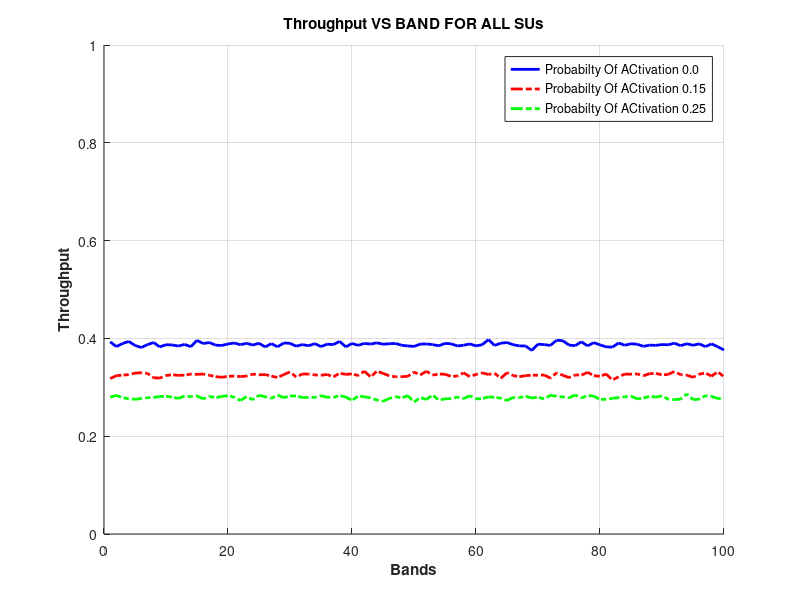
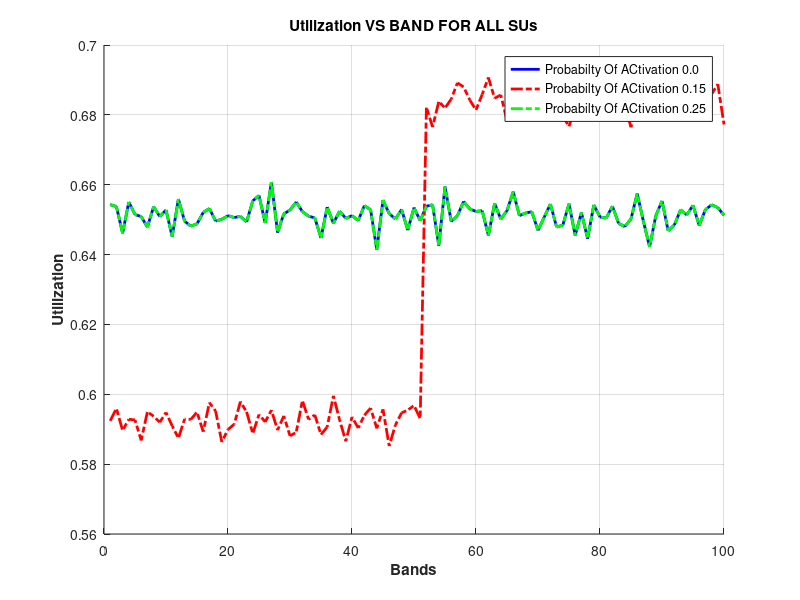
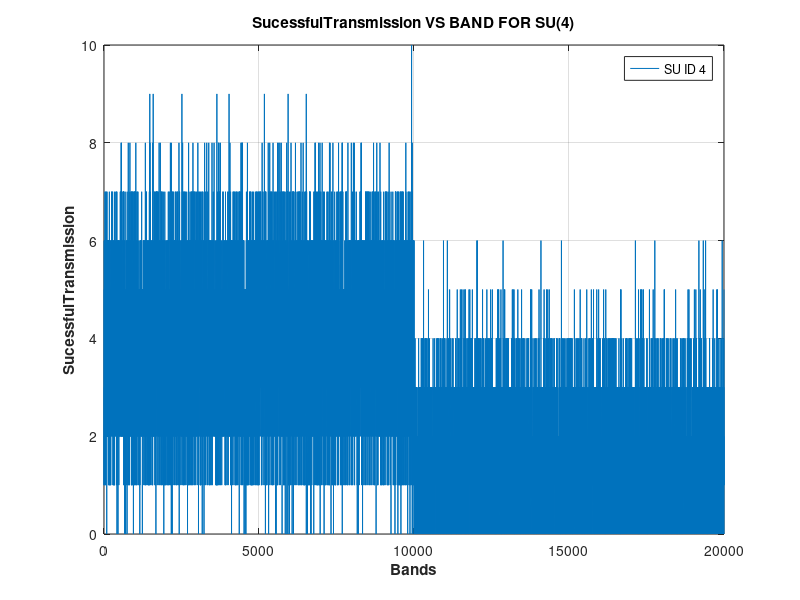
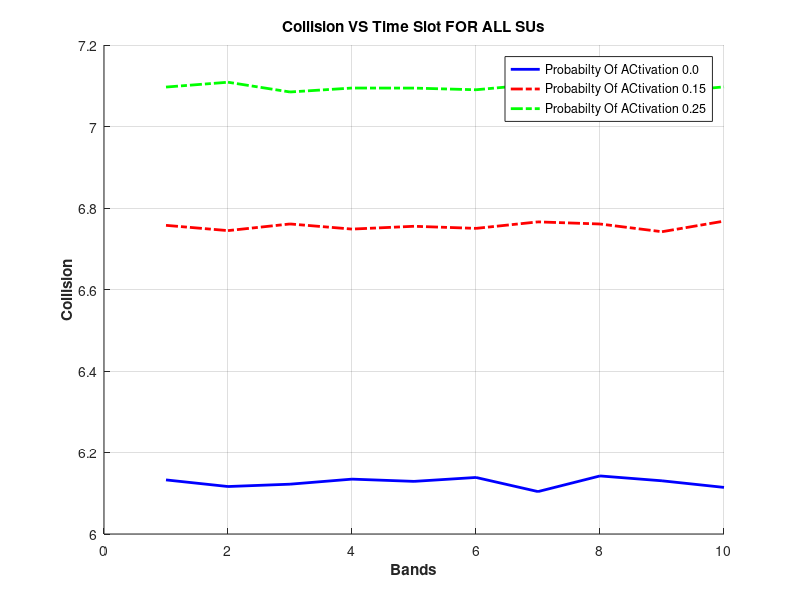

Recreate these plots in MATLAB, in order. (Note: this script raises an error after producing the figures.)
% Ploting Throughput Results 
%%%%%%%% names of the files that will be imported 
Throughput25 = csvread ('THROUGHPUT_VS_BAND_FOR_ALLSUs_PPU(.25).csv'); 
Throughput15 = csvread ('THROUGHPUT_VS_BAND_FOR_ALLSUs_PPU(.15).csv'); 
Throughput00 = csvread ('THROUGHPUT_VS_BAND_FOR_ALLSUs_PPU(.0).csv'); 


%%%%%%% importing the first colume of each trail to get the graph going on 

x1= Throughput00 (:,1) ;% this is the results from probabilty of 0.0 
y1= Throughput15 (:,1) ;% this is the results from probabilty of 0.15
z1= Throughput25 (:,1) ;% this is the results from probabilty of 0.25

%%%%%%%%%% the Drawing process 
figure(1)
hold on;
plot(x1,'Color','blue','LineWidth',2.0);
plot(y1,'Color','red','linewidth',2.0,'LineStyle','-.');
plot(z1,'Color','green','LineWidth',2.0,'LineStyle','-.');
xlabel('Bands','Fontweight','Bold');
ylabel('Throughput','Fontweight','Bold');
title ('Throughput VS BAND FOR ALL SUs','Fontweight','Bold');
legend ('Probabilty Of ACtivation 0.0 ','Probabilty Of ACtivation 0.15','Probabilty Of ACtivation 0.25 ');
axis([0 100 0 1]) ; 
grid on;
hold off;
%%%%%%%%%%%%%%%%%%%%%%%%%%%%%%%%%%%%%%%%%%%%%%%%%%%%%%%%%%%%%%%%%%%%%%%%%%%%%%%%%%%%%%%%%%
%%%%%%%%%%%%%%%%%%%%%%%%%%%%%%%%%%%%%%%%%%%%%%%%%%%%%%%%%%%%%%%%%%%%%%%%%%%%%%%%%%%%%%%%%%
%%%%%%%%%%%%%%%%%%%%%%%%%%%%%%%%%%%%%%%%%%%%%%%%%%%%%%%%%%%%%%%%%%%%%%%%%%%%%%%%%%%%%%%%%%

% Ploting Utilization Results 
%%%%%%%% names of the files that will be imported 
Utilization25 = csvread ('Utilization_VS_BAND_FOR_ALLSUs_PPU(.25).csv'); 
Utilization15 = csvread ('Utilization_VS_BAND_FOR_ALLSUs_PPU(.15).csv'); 
Utilization00 = csvread ('Utilization_VS_BAND_FOR_ALLSUs_PPU(.0).csv'); 


%%%%%%% importing the first colume of each trail to get the graph going on 

x2= Utilization00 (:,1); % this is the results from probabilty of 0.0 
y2= Utilization15 (:,1) ;% this is the results from probabilty of 0.15
z2= Utilization25 (:,1) ;% this is the results from probabilty of 0.25

%%%%%%%%%% the Drawing process 
figure(2)
hold on;
plot(x2,'Color','blue','LineWidth',2.0);
plot(y2,'Color','red','linewidth',2.0,'LineStyle','-.');
plot(z2,'Color','green','LineWidth',2.0,'LineStyle','-.');
xlabel('Bands','Fontweight','Bold');
ylabel('Utilization','Fontweight','Bold');
title ('Utilization VS BAND FOR ALL SUs','Fontweight','Bold');
legend ('Probabilty Of ACtivation 0.0 ','Probabilty Of ACtivation 0.15','Probabilty Of ACtivation 0.25 ');
grid on;
hold off;
%%%%%%%%%%%%%%%%%%%%%%%%%%%%%%%%%%%%%%%%%%%%%%%%%%%%%%%%%%%%%%%%%%%%%%%%%%%%%%%%%%%%%%%%%%
%%%%%%%%%%%%%%%%%%%%%%%%%%%%%%%%%%%%%%%%%%%%%%%%%%%%%%%%%%%%%%%%%%%%%%%%%%%%%%%%%%%%%%%%%%
%%%%%%%%%%%%%%%%%%%%%%%%%%%%%%%%%%%%%%%%%%%%%%%%%%%%%%%%%%%%%%%%%%%%%%%%%%%%%%%%%%%%%%%%%%

%%%%%%%%%%%%%%%%%%%%%%%%%%%%%%%%%%%%%%%%%%%%%%%%%%%%%%%%%%%%%%%%%%%%%%%%%%%%%%%%%%%%%%%%%%
%%%%%%%%%%%%%%%%%%%%%%%%%%%%%%%%%%%%%%%%%%%%%%%%%%%%%%%%%%%%%%%%%%%%%%%%%%%%%%%%%%%%%%%%%%
% %%%%%%%%%%%%%%%%%%%%%%%%%%%%%%%%%%%%%%%%%%%%%%%%%%%%%%%%%%%%%%%%%%%%%%%%%%%%%%%%%%%%%%%%

% Ploting SU Collisions Results 
%%%%%%%% names of the files that will be imported 
Collision25 = csvread ('Collision_VS_SUID_FOR_ALLBANDs_PPU(.25).csv'); 
Collision15 = csvread ('Collision_VS_SUID_FOR_ALLBANDs_PPU(.15).csv'); 
Collision00 = csvread ('Collision_VS_SUID_FOR_ALLBANDs_PPU(.0).csv'); 


%%%%%%% importing the first colume of each trail to get the graph going on 

x4= Collision00 (:,1) ;% this is the results from probabilty of 0.0 
y4= Collision15 (:,1) ;% this is the results from probabilty of 0.15
z4= Collision25 (:,1); % this is the results from probabilty of 0.25

%%%%%%%%%% the Drawing process 
figure(4)
hold on;
plot(x4,'Color','blue','LineWidth',2.0);
plot(y4,'Color','red','linewidth',2.0,'LineStyle','-.');
plot(z4,'Color','green','LineWidth',2.0,'LineStyle','-.');
xlabel('Bands','Fontweight','Bold');
ylabel('Collision','Fontweight','Bold');
title ('Collision VS Time Slot FOR ALL SUs','Fontweight','Bold');
legend ('Probabilty Of ACtivation 0.0 ','Probabilty Of ACtivation 0.15','Probabilty Of ACtivation 0.25 ');
grid on;
hold off;

% Ploting False alaram for all SUs  VS Time  Results 
%%%%%%%% names of the files that will be imported 

SUFA25 = csvread ('PFA_VS_SUID_FOR_ALLBANDs_PPU(.25).csv'); 
SUFA15 = csvread ('PFA_VS_SUID_FOR_ALLBANDs_PPU(.15).csv'); 
SUFA00 = csvread ('PFA_VS_SUID_FOR_ALLBANDs_PPU(.0).csv'); 


%%%%%%% importing the first colume of each trail to get the graph going on 

x7= SUFA00 (:,1); % this is the results from probabilty of 0.0 
y7= SUFA15 (:,1); % this is the results from probabilty of 0.15
z7= SUFA25 (:,1); % this is the results from probabilty of 0.25

%%%%%%%%%% the Drawing process 
figure(7)
hold on;
plot(x7,'Color','blue','LineWidth',2.0);
plot(y7,'Color','red','linewidth',2.0,'LineStyle','-.');
plot(z7,'Color','green','LineWidth',2.0,'LineStyle','-.');
xlabel('Time SLOT','Fontweight','Bold');
ylabel('SU False Alarms Avereged Over Time Slots','Fontweight','Bold');
title ('SU False Alarms Avereged Over Time Slots For Each SU','Fontweight','Bold');
legend ('Probabilty Of ACtivation 0.0 ','Probabilty Of ACtivation 0.15','Probabilty Of ACtivation 0.25 ');
grid on;
hold off;

%%%%%%%%%%%%%%%%%%%%%%%%%%%%%%%%%%%%%%%%%%%%%%%%%%%%%%%%%%%%%%%%%%%%%%%%%%%%%%%%%%%%%%%%%
%%%%%%%%%%%%%%%%%%%%%%%%%%%%%%%%%%%%%%%%%%%%%%%%%%%%%%%%%%%%%%%%%%%%%%%%%%%%%%%%%%%%%%%%%%
%%%%%%%%%%%%%%%%%%%%%%%%%%%%%%%%%%%%%%%%%%%%%%%%%%%%%%%%%%%%%%%%%%%%%%%%%%%%%%%%%%%%%%%%%%

%%%%%%%%%%%%%%%%%%%%%%%%%%%%%%%%%%%%%%%%%%%%%%%%%%%%%%%%%%%%%%%%%%%%%%%%%%%%%%%%%%%%%%%%%%
%%%%%%%%%%%%%%%%%%%%%%%%%%%%%%%%%%%%%%%%%%%%%%%%%%%%%%%%%%%%%%%%%%%%%%%%%%%%%%%%%%%%%%%%%%
%%%%%%%%%%%%%%%%%%%%%%%%%%%%%%%%%%%%%%%%%%%%%%%%%%%%%%%%%%%%%%%%%%%%%%%%%%%%%%%%%%%%%%%%%%


% Ploting Miss-Detecction for all SUs  VS Time  Results 
%%%%%%%% names of the files that will be imported 

SUMD25 = csvread ('PMD_VS_SUID_FOR_ALLBANDs_PPU(.25).csv'); 
SUMD15 = csvread ('PMD_VS_SUID_FOR_ALLBANDs_PPU(.15).csv'); 
SUMD00 = csvread ('PMD_VS_SUID_FOR_ALLBANDs_PPU(.0).csv'); 


%%%%%%% importing the first colume of each trail to get the graph going on 

x8= SUMD00 (:,1); % this is the results from probabilty of 0.0 
y8= SUMD15 (:,1) ;% this is the results from probabilty of 0.15
z8= SUMD25 (:,1) ;% this is the results from probabilty of 0.25

%%%%%%%%%% the Drawing process
figure (8)
hold on;
plot(x8,'Color','blue','LineWidth',2.0);
plot(y8,'Color','red','linewidth',2.0,'LineStyle','-.');
plot(z8,'Color','green','LineWidth',2.0,'LineStyle','-.');
xlabel('Time slot','Fontweight','Bold');
ylabel('SU Miss detection Avereged Over Time Slots','Fontweight','Bold');
title ('SU Miss Detection Avereged Over Time Slots For Each SU','Fontweight','Bold');
legend ('Probabilty Of ACtivation 0.0 ','Probabilty Of ACtivation 0.15','Probabilty Of ACtivation 0.25 ');
grid on;
hold off;

%%%%%%%%%%%%%%%%%%%%%%%%%%%%%%%%%%%%%%%%%%%%%%%%%%%%%%%%%%%%%%%%%%%%%%%%%%%%%%%%%%%%%%%%%
%%%%%%%%%%%%%%%%%%%%%%%%%%%%%%%%%%%%%%%%%%%%%%%%%%%%%%%%%%%%%%%%%%%%%%%%%%%%%%%%%%%%%%%%%%
%%%%%%%%%%%%%%%%%%%%%%%%%%%%%%%%%%%%%%%%%%%%%%%%%%%%%%%%%%%%%%%%%%%%%%%%%%%%%%%%%%%%%%%%%%

%%%%%%%%%%%%%%%%%%%%%%%%%%%%%%%%%%%%%%%%%%%%%%%%%%%%%%%%%%%%%%%%%%%%%%%%%%%%%%%%%%%%%%%%%%
%%%%%%%%%%%%%%%%%%%%%%%%%%%%%%%%%%%%%%%%%%%%%%%%%%%%%%%%%%%%%%%%%%%%%%%%%%%%%%%%%%%%%%%%%%
%%%%%%%%%%%%%%%%%%%%%%%%%%%%%%%%%%%%%%%%%%%%%%%%%%%%%%%%%%%%%%%%%%%%%%%%%%%%%%%%%%%%%%%%%%

% Ploting Sucessful SU4  VS Time  Results 
%%%%%%%% names of the files that will be imported 

SucessfulTransmission00 = csvread ('Successful_VS_Time_FOR_SU(4)_Deterministic.csv'); 


%%%%%%% importing the first colume of each trail to get the graph going on 

x3= SucessfulTransmission00 (:,1) ;% this is the results from probabilty of 0.0 
%%%%%%%%%% the Drawing process
figure(3)
plot(x3);
xlabel('Bands','Fontweight','Bold');
ylabel('SucessfulTransmission','Fontweight','Bold');
title ('SucessfulTransmission VS BAND FOR SU(4)','Fontweight','Bold');
legend ('SU ID 4');
grid on;


%%%%%%%%%%%%%%%%%%%%%%%%%%%%%%%%%%%%%%%%%%%%%%%%%%%%%%%%%%%%%%%%%%%%%%%%%%%%%%%%%%%%%%%%%
%%%%%%%%%%%%%%%%%%%%%%%%%%%%%%%%%%%%%%%%%%%%%%%%%%%%%%%%%%%%%%%%%%%%%%%%%%%%%%%%%%%%%%%%%%
%%%%%%%%%%%%%%%%%%%%%%%%%%%%%%%%%%%%%%%%%%%%%%%%%%%%%%%%%%%%%%%%%%%%%%%%%%%%%%%%%%%%%%%%%%
% Ploting SU sucessful transmission  Results 
%%%%%%%% names of the files that will be imported 

SucessfulTransmission25 = csvread ('SuccessfulTransmission_VS_BAND_FOR_ALLSUs_PPU(.25).csv'); 
SucessfulTransmission15 = csvread ('SuccessfulTransmission_VS_BAND_FOR_ALLSUs_PPU(.15).csv'); 
SucessfulTransmission00 = csvread ('SuccessfulTransmission_VS_BAND_FOR_ALLSUs_PPU(.0).csv'); 


%%%%%%% importing the first colume of each trail to get the graph going on 

x3= SucessfulTransmission00 (:,1) ;% this is the results from probabilty of 0.0 
y3= SucessfulTransmission15 (:,1) ;% this is the results from probabilty of 0.15
z3= SucessfulTransmission25 (:,1) ;% this is the results from probabilty of 0.25

%%%%%%%%%% the Drawing process
figure(10)
hold on;
plot(x3,'Color','blue','LineWidth',2.0);
plot(y3,'Color','red','linewidth',2.0,'LineStyle','-.');
plot(z3,'Color','green','LineWidth',2.0,'LineStyle','-.');
xlabel('Bands','Fontweight','Bold');
ylabel('SucessfulTransmission','Fontweight','Bold');
title ('SucessfulTransmission VS BAND FOR ALL SUs','Fontweight','Bold');
legend ('Probabilty Of ACtivation 0.0 ','Probabilty Of ACtivation 0.15','Probabilty Of ACtivation 0.25 ');
grid on;
hold off;
%%%%%%%%%%%%%%%%%%%%%%%%%%%%%%%%%%%%%%%%%%%%%%%%%%%%%%%%%%%%%%%%%%%%%%%%%%%%%%%%%%%%%%%%%%
%%%%%%%%%%%%%%%%%%%%%%%%%%%%%%%%%%%%%%%%%%%%%%%%%%%%%%%%%%%%%%%%%%%%%%%%%%%%%%%%%%%%%%%%%%
%%%%%%%%%%%%%%%%%%%%%%%%%%%%%%%%%%%%%%%%%%%%%%%%%%%%%%%%%%%%%%%%%%%%%%%%%%%%%%%%%%%%%%%%%%
ch00 = csvread ('SuccessfulTransmission_VS_CHNANGING_LOADS_FOR_ALLSUs_PPU(.0).csv'); ;
ch15 = csvread ('SuccessfulTransmission_VS_CHNANGING_LOADS_FOR_ALLSUs_PPU(.15).csv'); 
ch25 = csvread ('SuccessfulTransmission_VS_CHNANGING_LOADS_FOR_ALLSUs_PPU(.25).csv'); 
x5= ch00 (:,1); % this is the results from probabilty of 0.0 
y5= ch15 (:,1) ;% this is the results from probabilty of 0.15
z5= ch25 (:,1) ;% this is the results from pro
figure(5)
hold on;
plot(x5,'Color','blue','LineWidth',2.0);
plot(y5,'Color','red','linewidth',2.0,'LineStyle','-.');
plot(z5,'Color','green','LineWidth',2.0,'LineStyle','-.');
set(gca,'XTick',[1 2 3 4 5] ); %This is what it's going to appear in those places.
set(gca,'XTickLabel',[5 8 10 12 15] ); %This is what it's going to appear in those places.

xlabel('LOAD','Fontweight','Bold');
ylabel('Successful Tx','Fontweight','Bold');
title ('successful TX Vs Load','Fontweight','Bold');
legend ('changing load 0.0 ','changing load 0.15','changing load 0.25');
grid on;

% Ploting PU Interferance Ratio Results 
%%%%%%%% names of the files that will be imported 
PUinterferance25 = csvread ('PU_Interference_ratio_PPU(.25).csv'); 
PUinterferance15 = csvread ('PU_Interference_ratio_PPU(.15).csv'); 
PUinterferance00 = csvread ('PU_Interference_ratio_PPU(.0).csv'); 


%%%%%%% importing the first colume of each trail to get the graph going on 

x5= PUinterferance00 (:,1); % this is the results from probabilty of 0.0 
y5= PUinterferance15 (:,1) ;% this is the results from probabilty of 0.15
z5= PUinterferance25 (:,1) ;% this is the results from probabilty of 0.25

%%%%%%%%%% the Drawing process
figure(20)
hold on;
plot(x5,'Color','blue','LineWidth',2.0);
plot(y5,'Color','red','linewidth',2.0,'LineStyle','-.');
plot(z5,'Color','green','LineWidth',2.0,'LineStyle','-.');
xlabel('Bands','Fontweight','Bold');
ylabel('PUinterferance','Fontweight','Bold');
title ('PUinterferance VS BAND FOR ALL PUs','Fontweight','Bold');
legend ('Probabilty Of ACtivation 0.0 ','Probabilty Of ACtivation 0.15','Probabilty Of ACtivation 0.25 ');
grid on;


%%%%%%%%%%%%%%%%%%%%%%%%%%%%%%%%%%%%%%%%%%%%%%%%%%%%%%%%%%%%%%%%%%%%%%%%%%%%%%%%%%%%%%%%%
%%%%%%%%%%%%%%%%%%%%%%%%%%%%%%%%%%%%%%%%%%%%%%%%%%%%%%%%%%%%%%%%%%%%%%%%%%%%%%%%%%%%%%%%%%
%%%%%%%%%%%%%%%%%%%%%%%%%%%%%%%%%%%%%%%%%%%%%%%%%%%%%%%%%%%%%%%%%%%%%%%%%%%%%%%%%%%%%%%%%%

%%%%%%%%%%%%%%%%%%%%%%%%%%%%%%%%%%%%%%%%%%%%%%%%%%%%%%%%%%%%%%%%%%%%%%%%%%%%%%%%%%%%%%%%%%
%%%%%%%%%%%%%%%%%%%%%%%%%%%%%%%%%%%%%%%%%%%%%%%%%%%%%%%%%%%%%%%%%%%%%%%%%%%%%%%%%%%%%%%%%%
%%%%%%%%%%%%%%%%%%%%%%%%%%%%%%%%%%%%%%%%%%%%%%%%%%%%%%%%%%%%%%%%%%%%%%%%%%%%%%%%%%%%%%%%%%



%%%%%%%%%%%%%%%%%%%%%%%%%%%%%%%%%%%%%%%%%%%%%%%%%%%%%%%%%%%%%%%%%%%%%%%%%%%%%%%%%%%%%%%%%
%%%%%%%%%%%%%%%%%%%%%%%%%%%%%%%%%%%%%%%%%%%%%%%%%%%%%%%%%%%%%%%%%%%%%%%%%%%%%%%%%%%%%%%%%%
%%%%%%%%%%%%%%%%%%%%%%%%%%%%%%%%%%%%%%%%%%%%%%%%%%%%%%%%%%%%%%%%%%%%%%%%%%%%%%%%%%%%%%%%%%

%%%%%%%%%%%%%%%%%%%%%%%%%%%%%%%%%%%%%%%%%%%%%%%%%%%%%%%%%%%%%%%%%%%%%%%%%%%%%%%%%%%%%%%%%%
%%%%%%%%%%%%%%%%%%%%%%%%%%%%%%%%%%%%%%%%%%%%%%%%%%%%%%%%%%%%%%%%%%%%%%%%%%%%%%%%%%%%%%%%%%
%%%%%%%%%%%%%%%%%%%%%%%%%%%%%%%%%%%%%%%%%%%%%%%%%%%%%%%%%%%%%%%%%%%%%%%%%%%%%%%%%%%%%%%%%%

% Ploting Changing The Load VS Bands Taken For SUs for all SUs  VS Time  Results 
%%%%%%%% names of the files that will be imported 

NOOFSU5 = csvread ('NUMBER_0F_SU5.csv'); 
NOOFSU8 = csvread ('NUMBER_0F_SU8.csv'); 
NOOFSU10 = csvread ('NUMBER_0F_SU10.csv'); 
NOOFSU12 = csvread ('NUMBER_0F_SU12.csv'); 
NOOFSU15 = csvread ('NUMBER_0F_SU15.csv'); 


%%%%%%% importing the first colume of each trail to get the graph going on 

x9= NOOFSU5 (:,1); % this is the results from having 5 SU 
y9= NOOFSU8 (:,1); % this is the results from having 8 SU 
z9= NOOFSU10 (:,1); % this is the results from having 10 SU
H9= NOOFSU12 (:,1); % this is the results from having 12 SU 
G9= NOOFSU15 (:,1); % this is the results from having 15 SU 

%%%%%%%%%% the Drawing process 
figure(9)
hold on;
plot(x9,'Color','blue','LineWidth',2.0);
plot(y9,'Color','red','linewidth',2.0,'LineStyle','-.');
plot(z9,'Color','green','LineWidth',2.0,'LineStyle','-.');
plot(H9,'Color','black','LineWidth',2.0,'LineStyle','-.');
plot(G9,'Color','yellow','LineWidth',2.0,'LineStyle','-.');

xlabel('SU ID','Fontweight','Bold');
ylabel('Average Value of Used Bands for each SU  ','Fontweight','Bold');
title ('Changing The Load VS Bands Taken For SUs for all SUs','Fontweight','Bold');
legend ('Probabilty Of ACtivation 0.0 ','Probabilty Of ACtivation 0.15','Probabilty Of ACtivation 0.25 ');
grid on;
hold off;
